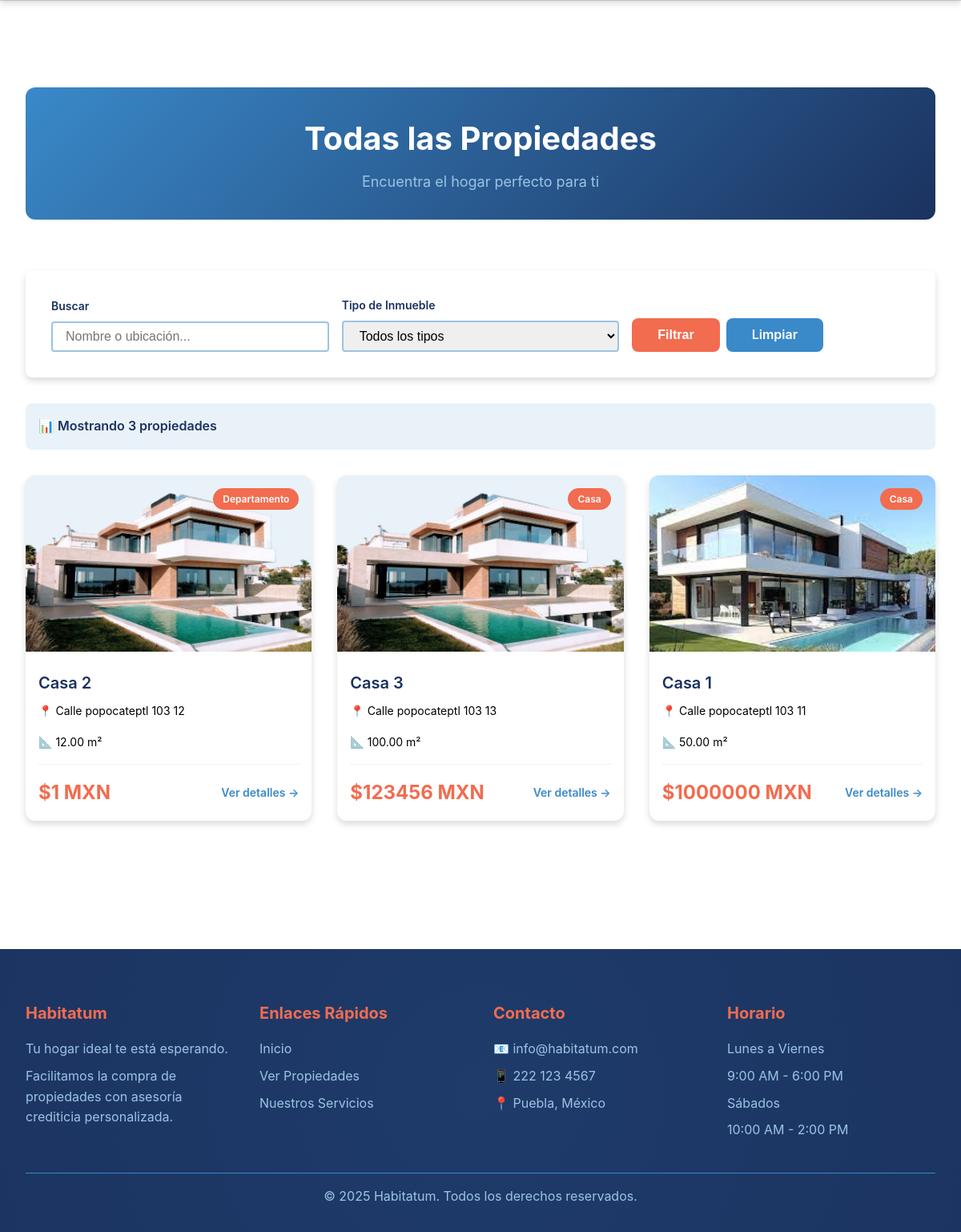
Page /propiedades/ on the committed database.
### properties/models.py (models this page shows, shortened)
class Property(models.Model):
    PROPERTY_TYPES = [
        ('casa', 'Casa'),
        ('departamento', 'Departamento'),
        ('terreno', 'Terreno'),
        ('local', 'Local Comercial'),
    ]
    nombre = models.CharField(max_length=200, verbose_name="Nombre de la Propiedad")
    descripcion = models.TextField(verbose_name="Descripción")
    metros_cuadrados = models.DecimalField(
        max_digits=10,
        decimal_places=2,
        validators=[MinValueValidator(0)],
        verbose_name="Metros Cuadrados (m²)"
    )
    tipo_inmueble = models.CharField(
        max_length=50,
        choices=PROPERTY_TYPES,
        verbose_name="Tipo de Inmueble"
    )
    ubicacion = models.CharField(max_length=300, verbose_name="Ubicación")
    precio = models.DecimalField(
        max_digits=12,
        decimal_places=2,
        validators=[MinValueValidator(0)],
        verbose_name="Precio"
    )
    imagen_principal = models.ImageField(
        upload_to='properties/',
        verbose_name="Imagen Principal"
    )
    is_visible = models.BooleanField(
        default=True,
        verbose_name="Visible en el sitio público"
    )
    fecha_creacion = models.DateTimeField(auto_now_add=True)
    fecha_actualizacion = models.DateTimeField(auto_now=True)
    class Meta:
        verbose_name = "Propiedad"
        verbose_name_plural = "Propiedades"
        ordering = ['-fecha_creacion']

### properties/views.py (the view)
# urls.py: path('', views.property_list_view, name='property_list'),
def property_list_view(request):
    propiedades = Property.objects.filter(is_visible=True)
    tipo_filtro = request.GET.get('tipo', None)
    if tipo_filtro:
        propiedades = propiedades.filter(tipo_inmueble=tipo_filtro)
    busqueda = request.GET.get('q', None)
    if busqueda:
        propiedades = propiedades.filter(
            Q(nombre__icontains=busqueda) |
            Q(ubicacion__icontains=busqueda) |
            Q(descripcion__icontains=busqueda)
        )
    propiedades = propiedades.order_by('-fecha_creacion')
    total_propiedades = propiedades.count()
    tipos_disponibles = Property.objects.filter(
        is_visible=True
    ).values_list('tipo_inmueble', flat=True).distinct()
    contexto = {
        'propiedades': propiedades,
        'total_propiedades': total_propiedades,
        'tipos_disponibles': tipos_disponibles,
        'tipo_actual': tipo_filtro,
        'busqueda_actual': busqueda,
        'titulo_pagina': 'Galería de Propiedades'
    }
    return render(request, 'property_list.html', contexto)

### templates/property_list.html (shortened to what this page needs)
{% extends 'base.html' %}
{% block content %}
<div class="container">
    <div class="property-list-header">
        <h1>Todas las Propiedades</h1>
        <p>Encuentra el hogar perfecto para ti</p>
    </div>
    <div class="filters-bar">
        <form method="get" class="filters-form">
            <div class="filter-group">
                <label for="search">Buscar</label>
                <input type="text" id="search" name="q" placeholder="Nombre o ubicación..." value="{{ busqueda_actual|default:'' }}">
            </div>
            <div class="filter-group">
                <label for="tipo">Tipo de Inmueble</label>
                <select id="tipo" name="tipo">
                    <option value="">Todos los tipos</option>
                </select>
            </div>
            <div class="filter-buttons">
                <button type="submit" class="btn btn-primary">Filtrar</button>
                <a href="{% url 'properties:property_list' %}" class="btn btn-secondary">Limpiar</a>
            </div>
        </form>
    </div>
    <div class="stats-bar">
        <p>📊 Mostrando {{ total_propiedades }} propiedad{{ total_propiedades|pluralize:"es" }}</p>
    </div>
    {% if propiedades %}
    <div class="properties-grid">
        {% for propiedad in propiedades %}
        <a href="{% url 'properties:property_detail' propiedad.pk %}" class="property-card">
            <div style="position: relative;">
                {% if propiedad.imagen_principal %}
                <img src="{{ propiedad.imagen_principal.url }}" alt="{{ propiedad.nombre }}" class="property-card-image">
                {% else %}
                <div class="property-card-image" style="display: flex; align-items: center; justify-content: center; color: var(--gris-medio);">
                    🏠 Sin imagen
                </div>
                {% endif %}
                <span class="property-card-badge">{{ propiedad.get_tipo_inmueble_display }}</span>
            </div>
            <div class="property-card-content">
                <h3 class="property-card-title">{{ propiedad.nombre }}</h3>
                <p class="property-card-location">📍 {{ propiedad.ubicacion }}</p>
                <div class="property-card-details">
                    <span>📐 {{ propiedad.metros_cuadrados }} m²</span>
                </div>
                <div class="property-card-footer">
                    <span class="property-card-price">${{ propiedad.precio|floatformat:0 }} MXN</span>
                    <span class="property-card-link">Ver detalles →</span>
                </div>
            </div>
        </a>
        {% endfor %}
    </div>
    {% endif %}
</div>
{% endblock %}

### templates/base.html (style rules this page uses)
* { margin: 0; padding: 0; box-sizing: border-box; }
:root { --azul-oscuro: #1B325F; --azul-medio: #9CC4E4; --beige: #E9F2F9; --azul-claro: #3A89C9; --naranja: #F26C4F; --negro: #000000; --blanco: #ffffff; --verde: #28a745; --amarillo: #ffc107; --rojo: #dc3545; --fuente-principal: -apple-system, BlinkMacSystemFont, 'Segoe UI', Roboto, 'Helvetica Neue', Arial, sans-serif; --espacio-sm: 0.5rem; --espacio-md: 1rem; --espacio-lg: 2rem; --espacio-xl: 4rem; --radio-sm: 4px; --radio-md: 8px; --radio-lg: 12px; --sombra-sm: 0 2px 4px rgba(0,0,0,0.1); --sombra-md: 0 4px 8px rgba(0,0,0,0.15); --sombra-lg: 0 8px 16px rgba(0,0,0,0.2); }
body { font-family: var(--fuente-principal); color: var(--negro); line-height: 1.6; background-color: var(--blanco); }
.container { max-width: 1200px; margin: 0 auto; padding: var(--espacio-lg); }
.btn { display: inline-block; padding: var(--espacio-sm) var(--espacio-lg); border-radius: var(--radio-md); text-decoration: none; font-weight: 600; transition: all 0.3s ease; cursor: pointer; border: none; font-size: 1rem; }
.btn-primary { background-color: var(--naranja); color: var(--blanco); }
.btn-secondary { background-color: var(--azul-claro); color: var(--blanco); }

### templates/property_list.html (style rules this page uses)
.property-list-header { text-align: center; margin-bottom: var(--espacio-xl); padding: var(--espacio-lg); background: linear-gradient(135deg, var(--azul-claro) 0%, var(--azul-oscuro) 100%); color: var(--blanco); border-radius: var(--radio-lg); }
.property-list-header h1 { font-size: 2.5rem; margin-bottom: var(--espacio-sm); }
.property-list-header p { font-size: 1.125rem; color: var(--azul-medio); }
.filters-bar { background-color: var(--blanco); padding: var(--espacio-lg); border-radius: var(--radio-md); box-shadow: var(--sombra-md); margin-bottom: var(--espacio-lg); }
.filters-form { display: grid; grid-template-columns: repeat(auto-fit, minmax(200px, 1fr)); gap: var(--espacio-md); align-items: end; }
.filter-group { display: flex; flex-direction: column; }
.filter-group label { font-weight: 600; color: var(--azul-oscuro); margin-bottom: var(--espacio-sm); font-size: 0.875rem; }
.filter-group input, .filter-group select { padding: var(--espacio-sm) var(--espacio-md); border: 2px solid var(--azul-medio); border-radius: var(--radio-sm); font-size: 1rem; }
.filter-buttons { display: flex; gap: var(--espacio-sm); }
.stats-bar { display: flex; justify-content: space-between; align-items: center; margin-bottom: var(--espacio-lg); padding: var(--espacio-md); background-color: var(--beige); border-radius: var(--radio-md); }
.stats-bar p { color: var(--azul-oscuro); font-weight: 600; }
.properties-grid { display: grid; grid-template-columns: repeat(auto-fill, minmax(300px, 1fr)); gap: var(--espacio-lg); margin-bottom: var(--espacio-xl); }
.property-card { background-color: var(--blanco); border-radius: var(--radio-lg); overflow: hidden; box-shadow: var(--sombra-md); transition: all 0.3s ease; text-decoration: none; color: var(--negro); display: flex; flex-direction: column; }
.property-card-image { width: 100%; height: 220px; object-fit: cover; background-color: var(--beige); }
.property-card-badge { position: absolute; top: var(--espacio-md); right: var(--espacio-md); background-color: var(--naranja); color: var(--blanco); padding: 0.25rem 0.75rem; border-radius: 20px; font-size: 0.75rem; font-weight: 600; }
.property-card-content { padding: var(--espacio-md); flex: 1; display: flex; flex-direction: column; }
.property-card-title { font-size: 1.25rem; font-weight: 600; color: var(--azul-oscuro); margin-bottom: var(--espacio-sm); }
.property-card-location { color: var(--gris-medio); font-size: 0.875rem; margin-bottom: var(--espacio-md); display: flex; align-items: center; gap: 0.25rem; }
.property-card-details { display: flex; gap: var(--espacio-md); margin-bottom: var(--espacio-md); padding-bottom: var(--espacio-md); border-bottom: 1px solid var(--beige); font-size: 0.875rem; color: var(--gris-medio); }
.property-card-footer { display: flex; justify-content: space-between; align-items: center; margin-top: auto; }
.property-card-price { font-size: 1.5rem; font-weight: 700; color: var(--naranja); }
.property-card-link { color: var(--azul-claro); font-weight: 600; font-size: 0.875rem; }

### rows in the picture
Property: imagen_principal (picture), tipo_inmueble "Departamento", nombre "Casa 2", ubicacion "Calle popocateptl 103 12", metros_cuadrados "12.00", precio "1"
Property: imagen_principal (picture), tipo_inmueble "Casa", nombre "Casa 3", ubicacion "Calle popocateptl 103 13", metros_cuadrados "100.00", precio "123456"
Property: imagen_principal (picture), tipo_inmueble "Casa", nombre "Casa 1", ubicacion "Calle popocateptl 103 11", metros_cuadrados "50.00", precio "1000000"

### other values in the picture
{{ total_propiedades }} "3"
